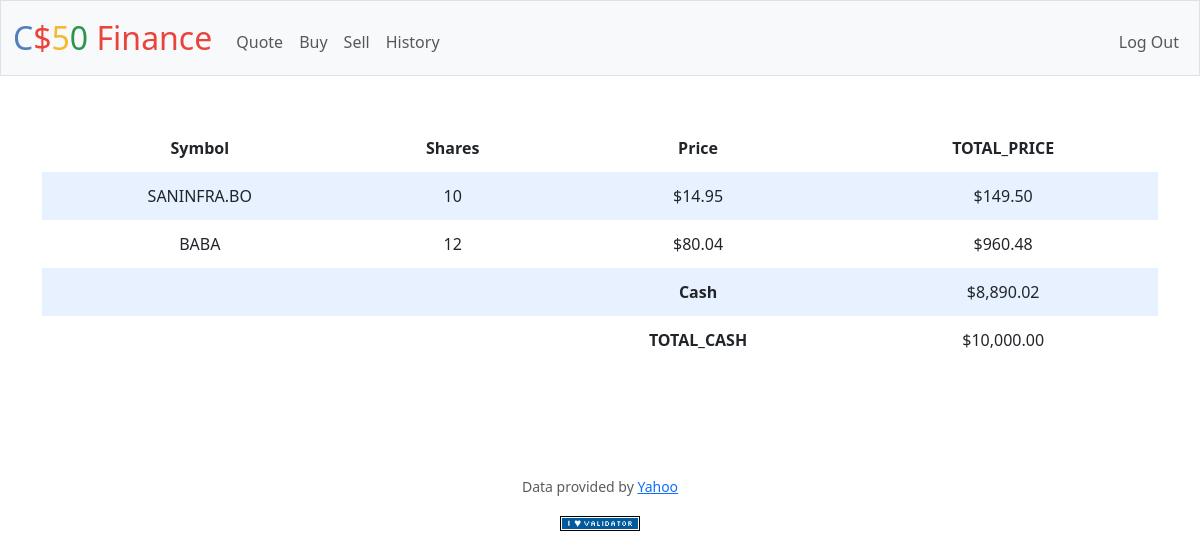
The page / (signed in) on the database its author committed.
### tables this page shows
CREATE TABLE purchases (
    id INTEGER PRIMARY KEY AUTOINCREMENT,
    user_id INTEGER NOT NULL,
    symbol TEXT NOT NULL,
    shares INTEGER NOT NULL,
    price NUMERIC NOT NULL,
    total_price NUMERIC NOT NULL,
    FOREIGN KEY (user_id) REFERENCES users(id)
);

CREATE TABLE users (id INTEGER PRIMARY KEY AUTOINCREMENT NOT NULL, username TEXT NOT NULL, hash TEXT NOT NULL, cash NUMERIC NOT NULL DEFAULT 10000.00);

### app.py (the view)
@app.route("/")
@login_required
def index():
    user_id = session["user_id"]
    purchases=db.execute("SELECT * FROM purchases WHERE purchases.user_id = ?",user_id)
    current_cash =db.execute("SELECT users.cash FROM users WHERE users.id=?",user_id)
    if not purchases:
        return apology("You haven't purchased any stock.",400)
    total_price_sum = 0
    for purchase in purchases:
           total_price_sum =  total_price_sum + purchase['total_price']
    total_cash =  total_price_sum + current_cash[0]['cash']
    return render_template('index.html',purchases=purchases,cash = current_cash[0]['cash'],total_cash=total_cash)

### app.py (called while the page is built)
@app.after_request
def after_request(response):
    response.headers["Cache-Control"] = "no-cache, no-store, must-revalidate"
    response.headers["Expires"] = 0
    response.headers["Pragma"] = "no-cache"
    return response

### helpers.py (called while the page is built)
def login_required(f):
    @wraps(f)
    def decorated_function(*args, **kwargs):
        if session.get("user_id") is None:
            return redirect("/login")
        return f(*args, **kwargs)
    return decorated_function

def usd(value):
    return f"${value:,.2f}"

### templates/index.html (shortened to what this page needs)
{% extends "layout.html" %}
{% block main %}
     <table>
      <thead>
         <tr><th>
            Symbol
         </th>
         <th>Shares</th>
         <th>Price</th>
         <th>TOTAL_PRICE</th>
      </tr>
      </thead>
      <tbody>
          {% for purchase in purchases %}
               <tr>
                     <td>{{purchase.symbol}}</td>
                     <td>{{purchase.shares}}</td>
                     <td>{{purchase.price | usd}}</td>
                     <td>{{purchase.total_price | usd}}</td>
               </tr>
         {% endfor %}
         <tr>
            <td></td>
            <td></td>
            <th>Cash</th>
            <td>{{ cash | usd}} </td>
         </tr>
         <tr>
            <td></td>
            <td></td>
            <th>TOTAL_CASH</th>
            <td>{{total_cash | usd }}</td>
         </tr>
      </tbody>
     </table>
{% endblock %}

### static/styles.css (style rules this page uses)
table { background-color: transparent; margin-bottom: 1rem; width: 100%; }
table th, table td { padding: 0.75rem; vertical-align: middle; }
tbody tr:nth-of-type(odd) { background-color: rgb(179, 208, 255, 0.3) }

### rows shown on the page
purchases: symbol "SANINFRA.BO", shares "10", price "$14.95", total_price "$149.50"
purchases: symbol "BABA", shares "12", price "$80.04", total_price "$960.48"
users: cash "$8,890.02"

### other values the page prints
{{ total_cash | usd }} "$10,000.00"
